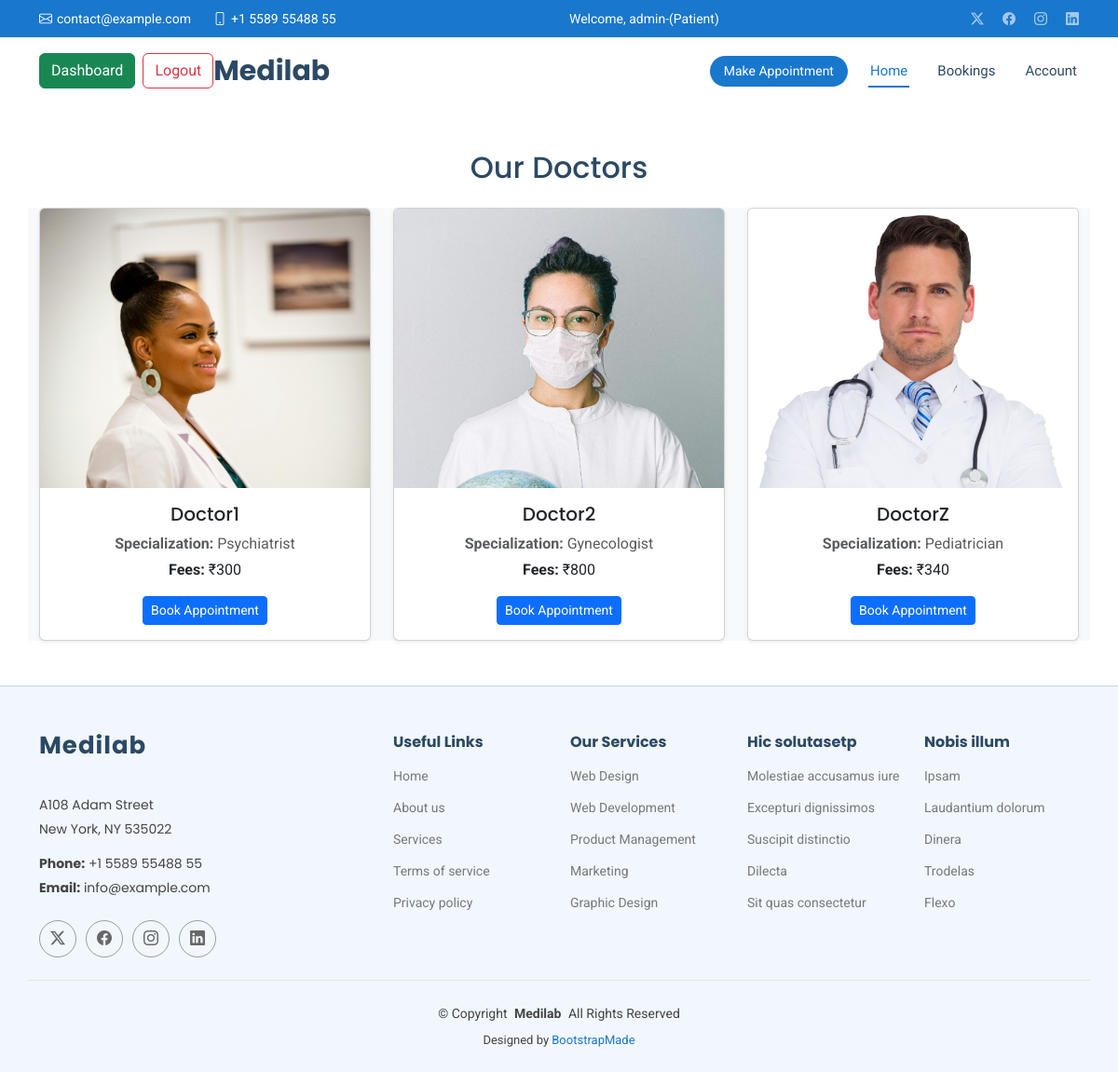
Page /appointments/all-doctors/ (signed in) on the committed database.
### doctors/models.py (models this page shows, shortened)
class Doctor(models.Model):
    SPECIALIZATION_CHOICES = [
        ("General Physician", "General Physician"),
        ("Cardiologist", "Cardiologist"),
        ("Neurologist", "Neurologist"),
        ("Dermatologist", "Dermatologist"),
        ("Orthopedic", "Orthopedic"),
        ("Pediatrician", "Pediatrician"),
        ("Psychiatrist", "Psychiatrist"),
        ("Dentist", "Dentist"),
        ("Gynecologist", "Gynecologist"),
    ]
    username = models.CharField(max_length=20)
    email = models.EmailField(max_length=100, unique=True)
    password = models.CharField(max_length=100)
    phone = models.CharField(max_length=10, blank=True, null=True) #optional
    specialization = models.CharField(choices=SPECIALIZATION_CHOICES, max_length=20,blank=True, null=True)
    experience = models.PositiveIntegerField(default=0)
    description = models.TextField(blank=True, null=True)
    profile = models.ImageField(upload_to="doctor_profiles", blank=True, null=True, default='doctor_profiles/default.jpg')
    is_account_updated = models.BooleanField(default=False)
    address = models.TextField(blank=True, null=True)
    fees = models.PositiveBigIntegerField(default=0)
    created_at = models.DateTimeField(auto_now_add=True)  # track when added
    updated_at = models.DateTimeField(auto_now=True)      # track last update

### appointments/views.py (the view)
# urls.py: path("all-doctors/", All_doctors, name="all-doctors"),
@login_required(login_url="login")
def All_doctors(request):
    doctors = Doctor.objects.filter(is_account_updated = 1)
    data = {'doctors': doctors}
    return render(request, 'all_doctors.html', data)

### appointments/templates/all_doctors.html (shortened to what this page needs)
{% extends "base.html" %}
{% load static %}
{% block content %}
<div class="container my-5">
    <h2 class="text-center mb-4">Our Doctors</h2>
    <div class="row g-4">
        {% for doctor in doctors %}
            <div class="col-md-4 col-sm-6 bg-light" >
                <div class="card shadow-sm">
                    {% if doctor.profile %}
    <img src="{{ doctor.profile.url }}"
         class="card-img-top"
         alt="{{ doctor.username }}"
         style="height: 300px; object-fit: cover; object-position: top;">
{% else %}
    <img src='/media/doctor_profiles/default.jpg'
         class="card-img-top"
         alt="Default profile"
         style="height: 300px; object-fit: cover; object-position: top;">
{% endif %}
                    <div class="card-body text-center">
                        <h5 class="card-title">{{ doctor.username }}</h5>
                        <p class="card-text text-muted mb-1">
                            <strong>Specialization:</strong> {{ doctor.specialization }}
                        </p>
                        <p class="card-text">
                            <strong>Fees:</strong> ₹{{ doctor.fees }}
                        </p>
                        <a href="#" class="btn btn-primary btn-sm">Book Appointment</a>
                    </div>
                </div>
            </div>
        {% empty %}
            <div class="col-12 text-center">
                <p class="text-muted">No Doctors Available</p>
            </div>
        {% endfor %}
    </div>
</div>
{% endblock content %}

### template/base.html (shortened to what this page needs)
{% load static %}
<!DOCTYPE html>
<html lang="en">
<head>
    <link href="{% static "assets/vendor/bootstrap/css/bootstrap.min.css" %}" rel="stylesheet">
    <link href="{% static "assets/vendor/bootstrap-icons/bootstrap-icons.css" %}" rel="stylesheet">
    <link href="{% static "assets/vendor/aos/aos.css" %}" rel="stylesheet">
    <link href="{% static "assets/vendor/fontawesome-free/css/all.min.css" %}" rel="stylesheet">
    <link href="{% static "assets/vendor/glightbox/css/glightbox.min.css" %}" rel="stylesheet">
    <link href="{% static "assets/vendor/swiper/swiper-bundle.min.css" %}" rel="stylesheet">
    <link href="{% static "assets/css/main.css" %}" rel="stylesheet">
</head>
<body class="index-page">
    {% include "header.html" %}
      <main class="main">
        {% block content %}
        {% endblock content %}
      </main>
    {% include "footer.html" %}
</body>
</html>

### template/header.html (shortened to what this page needs)
<header id="header" class="header sticky-top">
    <div class="topbar d-flex align-items-center">
        <div class="container d-flex justify-content-center justify-content-md-between">
            <div class="contact-info d-flex align-items-center">
                <i class="bi bi-envelope d-flex align-items-center"><a
                        href="mailto:contact@example.com">contact@example.com</a></i>
                <i class="bi bi-phone d-flex align-items-center ms-4"><span>+1 5589 55488 55</span></i>
            </div>
            {% if user.is_authenticated %}
                <span class="text-white">Welcome, {{user.username}}-(Patient)</span>
            {% endif %}
            <div class="social-links d-none d-md-flex align-items-center">
                <a href="#" class="twitter"><i class="bi bi-twitter-x"></i></a>
                <a href="#" class="facebook"><i class="bi bi-facebook"></i></a>
                <a href="#" class="instagram"><i class="bi bi-instagram"></i></a>
                <a href="#" class="linkedin"><i class="bi bi-linkedin"></i></a>
            </div>
        </div>
    </div>
    <div class="branding d-flex align-items-center">
        <div class="container position-relative d-flex align-items-center justify-content-between">
            <a href="index.html" class="logo d-flex align-items-center me-auto">
                <h1 class="sitename">Medilab</h1>
            </a>
            <nav id="navmenu" class="navmenu">
                <ul>
                    <li><a href="{% url "home" %}" class="active">Home<br></a></li>
                    {% if user.is_authenticated %}
                        <li><a href="{% url "home" %}">Bookings</a></li>
                        <li><a href="{% url "extra" %}">Account</a></li>
                    {% elif request.session.doctor_id %}
                        <li><a href="{% url "home" %}#about">Bookings</a></li>
                        <li><a href="{% url "dprofile" %}">Profile</a></li>
                    {% else %}
                        <li><a href="{% url "home" %}#about">About</a></li>
                        <li><a href="{% url "home" %}#services">Services</a></li>
                        <li><a href="{% url "extra" %}#gallery">Gallery</a></li>
                        <li><a href="{% url "extra" %}#contact">Contact</a></li>
                    {% endif %}
                </ul>
            </nav>
            {% if user.is_authenticated %}
                <a class="cta-btn d-none d-sm-inline-block me-2"  href="{% url "all-doctors" %}">Make Appointment</a>
                {% if user.is_superuser %}
                <a class=" btn btn-success d-none d-sm-inline-block ms-0 me-2" href="/admin">Dashboard</a>
                {% endif %}
                <a class=" btn btn-outline-danger d-none d-sm-inline-block ms-0" href="{% url "logout" %}">Logout</a>
            {% elif request.session.doctor_id %}
                <a class=" btn btn-outline-danger d-none d-sm-inline-block ms-2" href="{% url "dlogout" %}">Logout</a>
            {% else %}
                <a class="cta-btn d-none d-sm-inline-block me-2"  href="{% url "login" %}">Login</a>
                <a class="cta-btn d-none d-sm-inline-block ms-0" href="{% url "register" %}">Register</a>
            {% endif %}
        </div>
    </div>
</header>

### template/footer.html
<footer id="footer" class="footer light-background">
    <div class="container footer-top">
        <div class="row gy-4">
            <div class="col-lg-4 col-md-6 footer-about">
                <a href="index.html" class="logo d-flex align-items-center">
                    <span class="sitename">Medilab</span>
                </a>
                <div class="footer-contact pt-3">
                    <p>A108 Adam Street</p>
                    <p>New York, NY 535022</p>
                    <p class="mt-3"><strong>Phone:</strong> <span>+1 5589 55488 55</span></p>
                    <p><strong>Email:</strong> <span>info@example.com</span></p>
                </div>
                <div class="social-links d-flex mt-4">
                    <a href=""><i class="bi bi-twitter-x"></i></a>
                    <a href=""><i class="bi bi-facebook"></i></a>
                    <a href=""><i class="bi bi-instagram"></i></a>
                    <a href=""><i class="bi bi-linkedin"></i></a>
                </div>
            </div>
            <div class="col-lg-2 col-md-3 footer-links">
                <h4>Useful Links</h4>
                <ul>
                    <li><a href="#">Home</a></li>
                    <li><a href="#">About us</a></li>
                    <li><a href="#">Services</a></li>
                    <li><a href="#">Terms of service</a></li>
                    <li><a href="#">Privacy policy</a></li>
                </ul>
            </div>
            <div class="col-lg-2 col-md-3 footer-links">
                <h4>Our Services</h4>
                <ul>
                    <li><a href="#">Web Design</a></li>
                    <li><a href="#">Web Development</a></li>
                    <li><a href="#">Product Management</a></li>
                    <li><a href="#">Marketing</a></li>
                    <li><a href="#">Graphic Design</a></li>
                </ul>
            </div>
            <div class="col-lg-2 col-md-3 footer-links">
                <h4>Hic solutasetp</h4>
                <ul>
                    <li><a href="#">Molestiae accusamus iure</a></li>
                    <li><a href="#">Excepturi dignissimos</a></li>
                    <li><a href="#">Suscipit distinctio</a></li>
                    <li><a href="#">Dilecta</a></li>
                    <li><a href="#">Sit quas consectetur</a></li>
                </ul>
            </div>
            <div class="col-lg-2 col-md-3 footer-links">
                <h4>Nobis illum</h4>
                <ul>
                    <li><a href="#">Ipsam</a></li>
                    <li><a href="#">Laudantium dolorum</a></li>
                    <li><a href="#">Dinera</a></li>
                    <li><a href="#">Trodelas</a></li>
                    <li><a href="#">Flexo</a></li>
                </ul>
            </div>
        </div>
    </div>
    <div class="container copyright text-center mt-4">
        <p>© <span>Copyright</span> <strong class="px-1 sitename">Medilab</strong> <span>All Rights Reserved</span></p>
        <div class="credits">
            Designed by <a href="https://bootstrapmade.com/">BootstrapMade</a>
        </div>
    </div>
</footer>

### rows in the picture
Doctor: profile (picture), username "Doctor1", specialization "Psychiatrist", fees "300"
Doctor: profile (picture), username "Doctor2", specialization "Gynecologist", fees "800"
Doctor: username "DoctorZ", specialization "Pediatrician", fees "340"

### other values in the picture
{{ user.username }} "admin"
